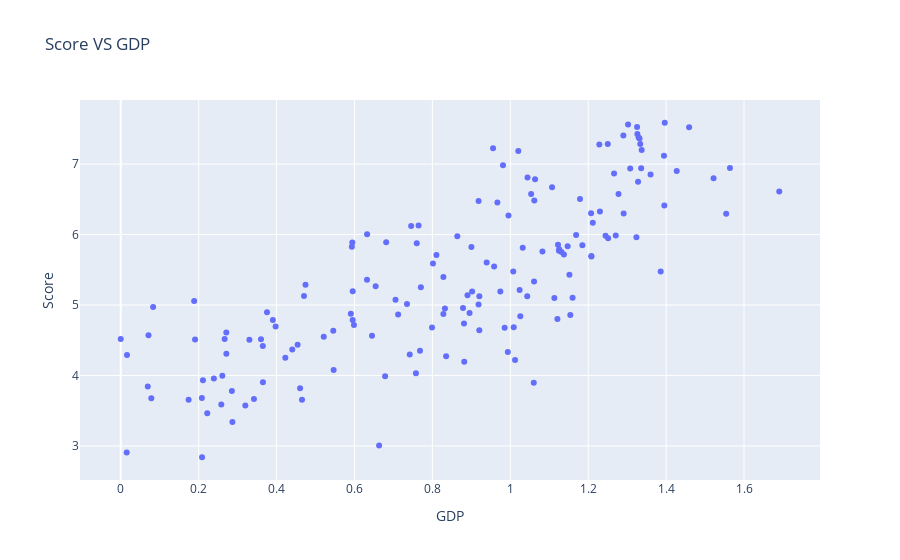
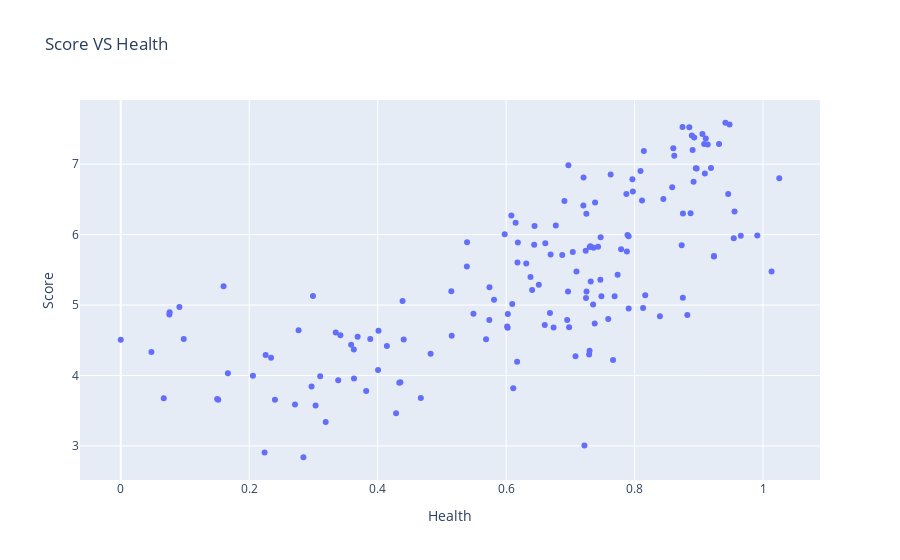

Here is the notebook cell these charts were saved with, in order:
### Markdown cell above
## 6- Finding most related relationship between columns

### Code cell
for coloumn in coloumns:
    print(f"Score VS {coloumn}")
    # calc the correlation between the Score column and other columns in the list
    correlation = data['2015']['Score'].corr(data['2015'][coloumn])
    print("Correlation: ",correlation)
    
    # visualize the relationship between the Score column and each column in the list
    fig = px.scatter(data['2015'], x=coloumn, y='Score', title=f"Score VS {coloumn}")
    fig.show()

### Figure 1 — Plotly figure (JSON) as saved in the notebook; plotly's stock layout.template omitted (floating-point values rounded to 4 significant figures; data arrays with more than 128 entries replaced by an {"elided": "..."} marker saying what was removed)
{"data": [{"hovertemplate": "GDP=%{x}<br>Score=%{y}<extra></extra>", "legendgroup": "", "marker": {"color": "#636efa", "symbol": "circle"}, "mode": "markers", "name": "", "orientation": "v", "showlegend": false, "type": "scatter", "x": {"elided": "158 float values"}, "xaxis": "x", "y": {"elided": "158 float values"}, "yaxis": "y"}], "layout": {"legend": {"tracegroupgap": 0}, "title": {"text": "Score VS GDP"}, "xaxis": {"anchor": "y", "domain": [0, 1], "title": {"text": "GDP"}}, "yaxis": {"anchor": "x", "domain": [0, 1], "title": {"text": "Score"}}}}

### Figure 2 — Plotly figure (JSON) as saved in the notebook; plotly's stock layout.template omitted (floating-point values rounded to 4 significant figures; data arrays with more than 128 entries replaced by an {"elided": "..."} marker saying what was removed)
{"data": [{"hovertemplate": "Health=%{x}<br>Score=%{y}<extra></extra>", "legendgroup": "", "marker": {"color": "#636efa", "symbol": "circle"}, "mode": "markers", "name": "", "orientation": "v", "showlegend": false, "type": "scatter", "x": {"elided": "158 float values"}, "xaxis": "x", "y": {"elided": "158 float values"}, "yaxis": "y"}], "layout": {"legend": {"tracegroupgap": 0}, "title": {"text": "Score VS Health"}, "xaxis": {"anchor": "y", "domain": [0, 1], "title": {"text": "Health"}}, "yaxis": {"anchor": "x", "domain": [0, 1], "title": {"text": "Score"}}}}
